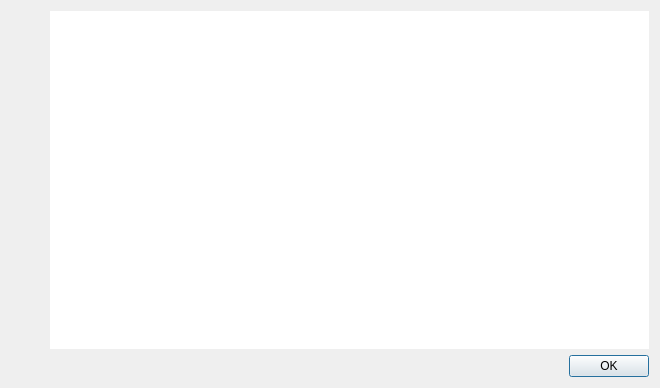
<?xml version="1.0" encoding="UTF-8"?>
<ui version="4.0">
 <class>aboutDialog</class>
 <widget class="QDialog" name="aboutDialog">
  <property name="geometry">
   <rect>
    <x>0</x>
    <y>0</y>
    <width>660</width>
    <height>388</height>
   </rect>
  </property>
  <property name="windowTitle">
   <string>About</string>
  </property>
  <property name="windowIcon">
   <iconset resource="qnmui.qrc">
    <normaloff>:/res/human_footprints-26.png</normaloff>:/res/human_footprints-26.png</iconset>
  </property>
  <layout class="QHBoxLayout" name="horizontalLayout_2">
   <item>
    <widget class="QLabel" name="label">
     <property name="sizePolicy">
      <sizepolicy hsizetype="Fixed" vsizetype="Fixed">
       <horstretch>0</horstretch>
       <verstretch>0</verstretch>
      </sizepolicy>
     </property>
     <property name="text">
      <string/>
     </property>
     <property name="pixmap">
      <pixmap>:/res/Project7.png</pixmap>
     </property>
     <property name="scaledContents">
      <bool>false</bool>
     </property>
    </widget>
   </item>
   <item>
    <layout class="QVBoxLayout" name="verticalLayout">
     <item>
      <widget class="QLabel" name="label_2">
       <property name="text">
        <string/>
       </property>
       <property name="pixmap">
        <pixmap resource="qnmui.qrc">:/res/ProjectG.ico</pixmap>
       </property>
      </widget>
     </item>
     <item>
      <spacer name="verticalSpacer">
       <property name="orientation">
        <enum>Qt::Vertical</enum>
       </property>
       <property name="sizeHint" stdset="0">
        <size>
         <width>20</width>
         <height>40</height>
        </size>
       </property>
      </spacer>
     </item>
    </layout>
   </item>
   <item>
    <layout class="QVBoxLayout" name="verticalLayout_2">
     <item>
      <widget class="QTextEdit" name="textEdit">
       <property name="font">
        <font>
         <family>Terminal</family>
         <pointsize>10</pointsize>
        </font>
       </property>
       <property name="frameShape">
        <enum>QFrame::NoFrame</enum>
       </property>
       <property name="frameShadow">
        <enum>QFrame::Plain</enum>
       </property>
       <property name="readOnly">
        <bool>true</bool>
       </property>
      </widget>
     </item>
     <item>
      <layout class="QHBoxLayout" name="horizontalLayout">
       <item>
        <spacer name="horizontalSpacer">
         <property name="orientation">
          <enum>Qt::Horizontal</enum>
         </property>
         <property name="sizeHint" stdset="0">
          <size>
           <width>40</width>
           <height>20</height>
          </size>
         </property>
        </spacer>
       </item>
       <item>
        <widget class="QPushButton" name="btnOk">
         <property name="text">
          <string>OK</string>
         </property>
        </widget>
       </item>
      </layout>
     </item>
    </layout>
   </item>
  </layout>
 </widget>
 <resources>
  <include location="qnmui.qrc"/>
 </resources>
 <connections/>
</ui>
